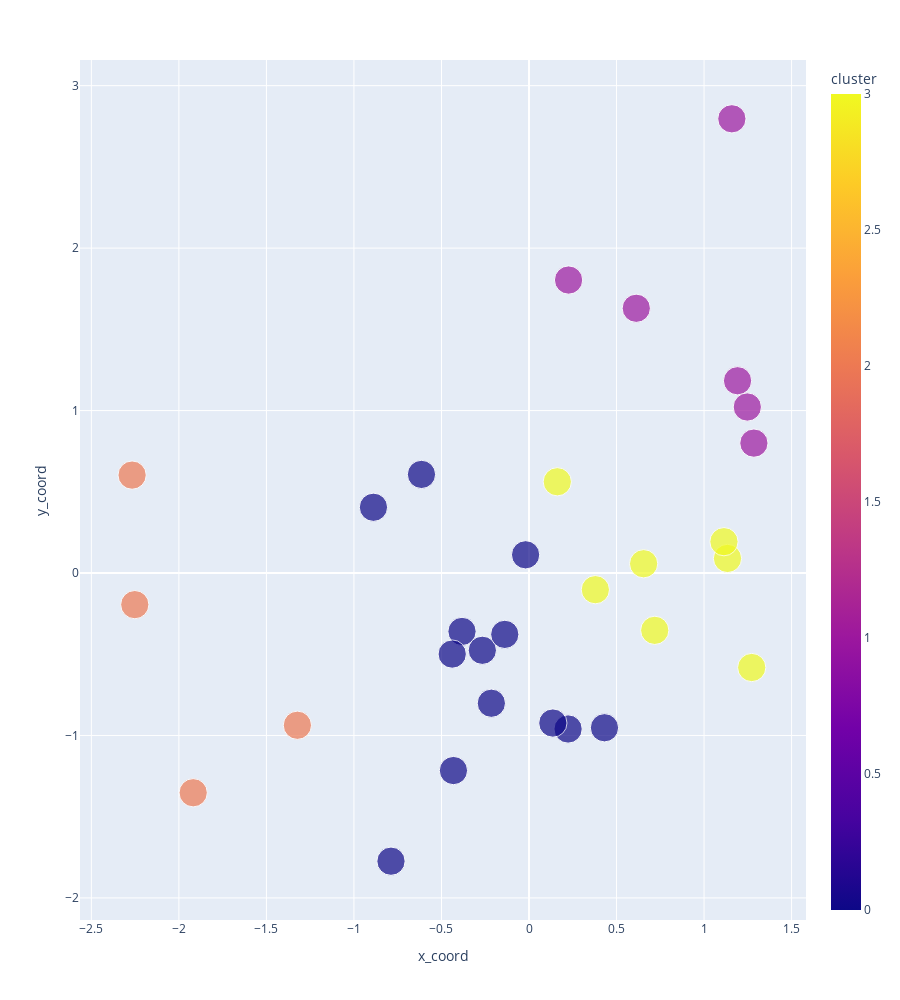

The code cell stored with this chart in its notebook:
### Code cell
px.scatter(teams_season_rating, x='x_coord', y='y_coord', color='cluster', hover_data=['TEAM_ID', 'AST', 'REB', 'STL', 'BLK', 'PTS'], height=1000, size=np.repeat(10, len(teams_season_rating)))

### Figure 1 — Plotly figure (JSON) as saved in the notebook; plotly's stock layout.template omitted (floating-point values rounded to 4 significant figures)
{"data": [{"hovertemplate": "x_coord=%{x}<br>y_coord=%{y}<br>size=%{marker.size}<br>cluster=%{marker.color}<extra></extra>", "legendgroup": "", "marker": {"color": [3, 1, 0, 0, 0, 0, 3, 1, 0, 0, 0, 0, 1, 3, 3, 0, 2, 0, 3, 1, 2, 0, 3, 2, 0, 1, 1, 0, 2, 3], "coloraxis": "coloraxis", "size": [10, 10, 10, 10, 10, 10, 10, 10, 10, 10, 10, 10, 10, 10, 10, 10, 10, 10, 10, 10, 10, 10, 10, 10, 10, 10, 10, 10, 10, 10], "sizemode": "area", "sizeref": 0.025, "symbol": "circle"}, "mode": "markers", "name": "", "orientation": "v", "showlegend": false, "type": "scatter", "x": [1.272, 0.6128, -0.3827, -0.2666, 0.4311, -0.2151, 0.7183, 0.226, -0.7884, -0.6143, -0.01948, 0.2233, 1.285, 1.134, 0.6548, -0.8886, -2.252, 0.1362, 0.1616, 1.191, -1.323, -0.4317, 0.379, -2.267, -0.1385, 1.247, 1.159, -0.4387, -1.918, 1.114], "xaxis": "x", "y": [-0.5817, 1.63, -0.3597, -0.4757, -0.9526, -0.8017, -0.3529, 1.803, -1.774, 0.607, 0.1121, -0.9602, 0.7996, 0.08968, 0.0571, 0.4047, -0.1947, -0.9236, 0.5617, 1.184, -0.9372, -1.216, -0.1026, 0.6027, -0.3778, 1.022, 2.796, -0.499, -1.353, 0.1929], "yaxis": "y"}], "layout": {"coloraxis": {"colorbar": {"title": {"text": "cluster"}}, "colorscale": [[0, "#0d0887"], [0.1111, "#46039f"], [0.2222, "#7201a8"], [0.3333, "#9c179e"], [0.4444, "#bd3786"], [0.5556, "#d8576b"], [0.6667, "#ed7953"], [0.7778, "#fb9f3a"], [0.8889, "#fdca26"], [1, "#f0f921"]]}, "height": 1000, "legend": {"itemsizing": "constant", "tracegroupgap": 0}, "margin": {"t": 60}, "xaxis": {"anchor": "y", "domain": [0, 1], "title": {"text": "x_coord"}}, "yaxis": {"anchor": "x", "domain": [0, 1], "title": {"text": "y_coord"}}}}
